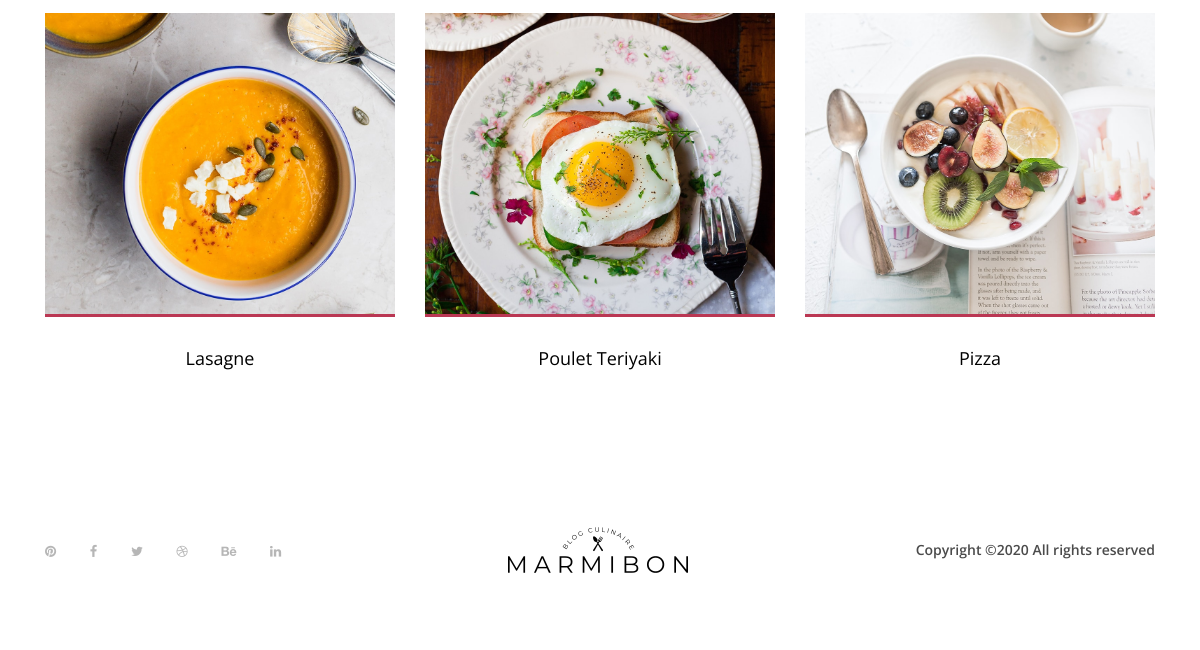
Before: /?recipes (lower part) with the older database file.
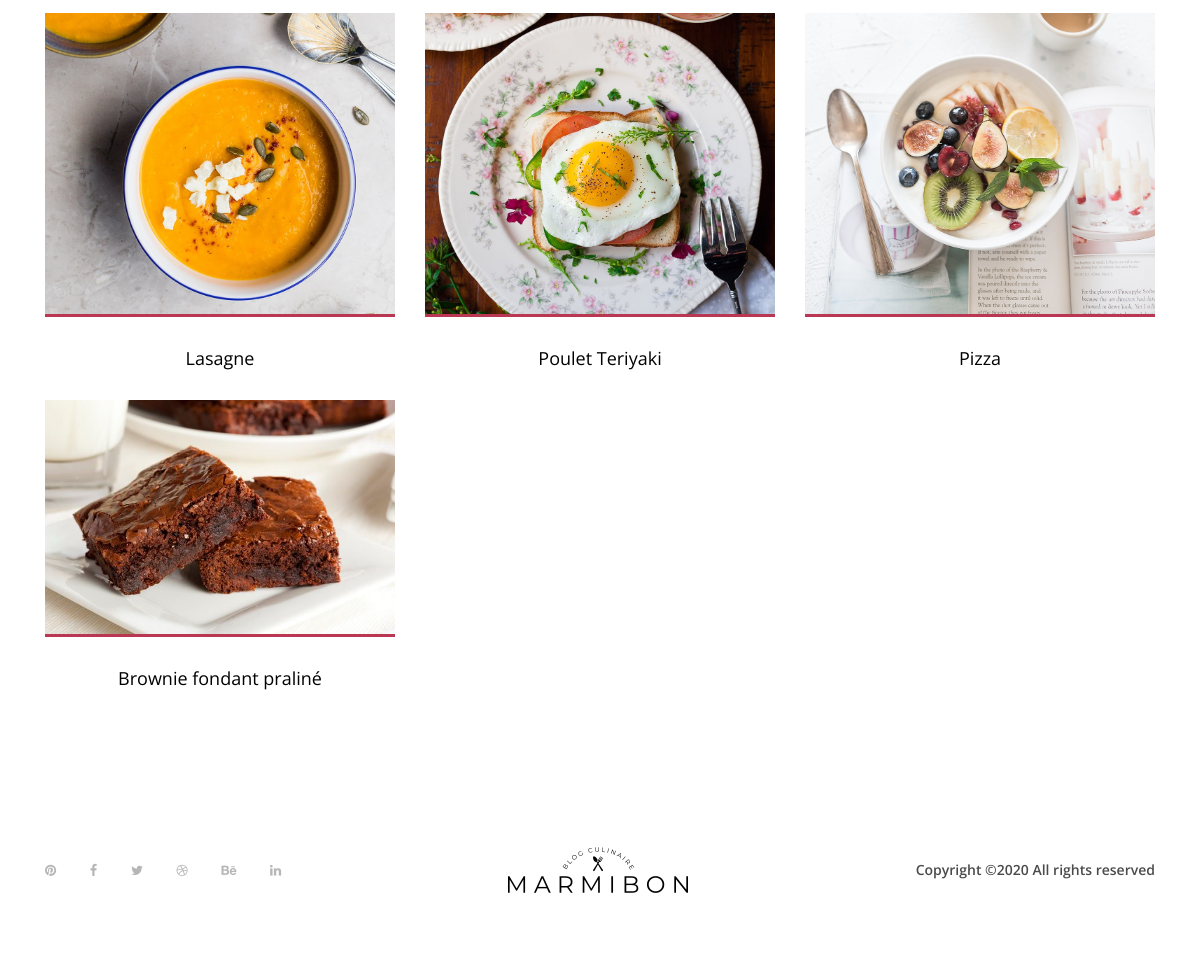
After: the same page with the newer database file.
### tables this page shows
CREATE TABLE IF NOT EXISTS `recette` (
  `Id_recette` bigint(255) NOT NULL AUTO_INCREMENT,
  `Name_recette` varchar(255) DEFAULT NULL,
  `img_recette` varchar(255) DEFAULT NULL,
  `time_recette` varchar(255) DEFAULT NULL,
  `number_recette` bigint(255) DEFAULT NULL,
  `level_recette` varchar(255) DEFAULT NULL,
  `cost_recette` varchar(255) DEFAULT NULL,
  `description_recette` text NOT NULL,
  `Id_Ingredient` bigint(255) NOT NULL,
  PRIMARY KEY (`Id_recette`)
);

### controllers/controller.php (called while the page is built, shortened)
<?php
require('models/model.php');
function recipes(){
    $allRecipe = new Recette();
    $allRecipe = $allRecipe->recettes();
    require('views/recipes.php');
}

### public/connect.php (called while the page is built)
<?php
class Databases
{
    public function connect()
    {
        try
        {
            $db = new PDO('mysql:host=localhost;dbname=marmibon;port=3306;charset=utf8', 'root', '');
            return $db;
        }
        catch(Exception $e)
        {
            die('Erreur : '.$e->getMessage());
        }
    }
}

### models/model.php (called while the page is built, shortened)
<?php
require_once('public/connect.php');
class Recette extends Databases{
    public function recettes(){
        $recette = $this->connect()->prepare('SELECT * FROM recette');
        $recette->execute();
        $result = $recette->fetchALL(PDO::FETCH_ASSOC);
        return $result;
     }
}

### views/recipes.php (the view, shortened to what this page needs)
<section class="best-receipe-area">
    <div class="container">
        <div class="row">
            <?php foreach($allRecipe as $result){ ?>
            <div class="col-12 col-sm-6 col-lg-4">
                <div class="single-best-receipe-area mb-30">
                    <img src="<?=$result['img_recette'] ?>" alt="">
                    <div class="receipe-content">
                        <a href=<?='?recipeID='.$result['Id_recette'] ?>>
                            <h5><?=$result['Name_recette'] ?></h5>
                        </a>
                    </div>
                </div>
            </div>
            <?php } ?>
        </div>
    </div>
</section>
<?php $content = ob_get_clean(); ?>
<?php require('templates/template.php'); ?>

### index.php
<?php
require('controllers/controller.php');
if (isset($_GET['recipeID'])) {
    echo singleRecipe();
            }else if(isset($_GET['recipes'])) {
                echo recipes();
                    }else if(isset($_GET['dayRecipes'])) {
                        echo randRecipe();
                            }else if(isset($_GET['home'])){
                                echo homeView();
                                    } else if (isset($_POST['selectrecipe'])) {
                                        echo search();
                                            }else if (isset($_POST['selectrecipes'])){
                                                echo searchRR();
                                                    }else{
                                                        echo homeView();
                                                        }
require_once ('templates/template.php');

### templates/template.php (shortened to what this page needs)
<!DOCTYPE html>
<html lang="fr">
<head>
    <link rel="stylesheet" href="public/css/style.css">
</head>
<body>
        <?= $content ?>
    <footer class="footer-area">
        <div class="container h-100">
            <div class="row h-100">
                <div class="col-12 h-100 d-flex flex-wrap align-items-center justify-content-between">
                    <div class="footer-social-info text-right">
                        <a href="#"><i class="fa fa-pinterest" aria-hidden="true"></i></a>
                        <a href="#"><i class="fa fa-facebook" aria-hidden="true"></i></a>
                        <a href="#"><i class="fa fa-twitter" aria-hidden="true"></i></a>
                        <a href="#"><i class="fa fa-dribbble" aria-hidden="true"></i></a>
                        <a href="#"><i class="fa fa-behance" aria-hidden="true"></i></a>
                        <a href="#"><i class="fa fa-linkedin" aria-hidden="true"></i></a>
                    </div>
                    <div class="footer-logo">
                        <a href="index.html"><img src="public/img/core-img/logo.png" alt=""></a>
                    </div>
                    <p>Copyright &copy;<script>document.write(new Date().getFullYear());</script> All rights reserved </p>
                </div>
            </div>
        </div>
    </footer>
</body>
</html>

### public/css/style.css (style rules this page uses)
* { margin: 0; padding: 0; }
body { font-family: "Open Sans", sans-serif; font-size: 14px; }
h1, h2, h3, h4, h5, h6 { color: #000000; line-height: 1.3; font-weight: 600; }
p { color: #9b9b9b; font-size: 14px; line-height: 2; font-weight: 400; }
a, a:hover, a:focus { -webkit-transition-duration: 500ms; transition-duration: 500ms; text-decoration: none; outline: 0 solid transparent; color: #000000; font-weight: 600; font-size: 14px; color: #474747; }
img { height: auto; max-width: 100%; }
.mb-30 { margin-bottom: 30px !important; }
.best-receipe-area { position: relative; z-index: 1; padding-bottom: 50px; }
.single-best-receipe-area { position: relative; z-index: 1; }
.single-best-receipe-area img { border-bottom: 3px solid #ba3753; }
.single-best-receipe-area .receipe-content { padding-top: 30px; text-align: center; }
.single-best-receipe-area .receipe-content h5 { font-size: 18px; margin-bottom: 10px; font-weight: 400; -webkit-transition-duration: 500ms; transition-duration: 500ms; }
.footer-area { position: relative; z-index: 1; width: 100%; height: 140px; background-color: #ffffff; }
.footer-area .footer-social-info { padding-right: 15px; }
.footer-area .footer-social-info a { display: inline-block; color: #b6b6b6; font-size: 13px; margin-right: 30px; }
.footer-area .footer-social-info a:last-child { margin-right: 0; }
.footer-area p { color: #4b4b4b; font-weight: 600; margin-bottom: 0; padding-left: 15px; }

Changed rows visible on the page:
added recette: img_recette (picture), Name_recette "Brownie fondant praliné"
